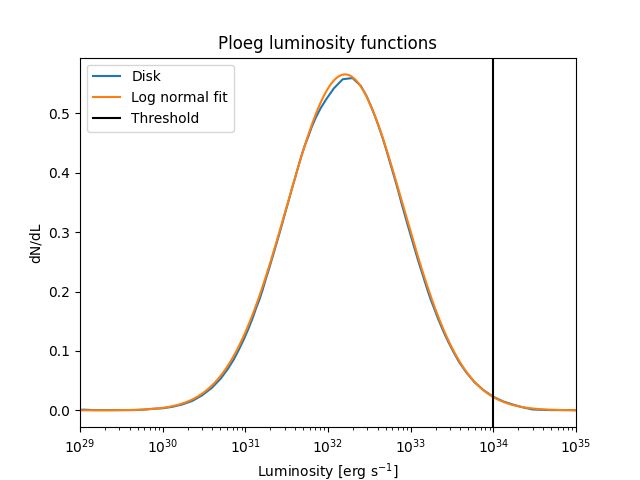

Source code (Python):
'''
The purpose of this file is to take the Ploeg luminosity function
and generate predictions of how many pulsars Fermi should have seen,
and how much flux above the threshold it should have seen.
'''

import ploegload as pl
from matplotlib import pyplot as plt

L_EXCESS = 1.2953417255755896e-09 / 8.331593765023139e-47  # All units are in erg per second
L_THRESH = 1.0e34
L_MIN = 1e29
L_MAX = 1.0e35

outStr = ""

for i in [pl.DISK, pl.LOG_NORMAL_FIT]:
    f = pl.LuminosityFunction(i)
    unscaledNumber = f.integrate(L_MIN)
    unscaledLum = f.lintegrate(L_MIN)
    unscaledNumberAbove = f.integrate(L_THRESH)
    unscaledFluxAbove = f.lintegrate(L_THRESH)
    print(unscaledNumber, unscaledLum, unscaledNumberAbove, unscaledFluxAbove)

    scale = L_EXCESS / unscaledLum

    totalNumber = unscaledNumber * scale
    totalLum = unscaledLum * scale # Should be L_EXCESS
    numberAbove = unscaledNumberAbove * scale
    R = unscaledFluxAbove / unscaledLum

    addStr = """{0} luminosity function:
    Total number of pulsars:\t\t{1}
    Total luminosity:\t\t\t{2}
    Number of pulsars above threshold:\t{3}\t(Fermi: 47)
    Fraction of lum above threshold:\t{4}\t(Fermi: 0.14)
""".format(f.getName(), totalNumber, totalLum, numberAbove, R)
    print(addStr)
    outStr+=addStr
    f.display()

f = open("get-estimates-output.txt", 'w')
f.write(outStr)
f.close()
plt.xlim(left=L_MIN, right=L_MAX)
plt.axvline(x=L_THRESH, label="Threshold", color='black')
plt.title("Ploeg luminosity functions")
plt.legend()
plt.savefig("get-estimates.png")
plt.show()
